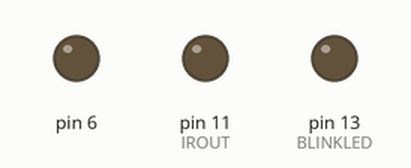
This sketch was run on a simulated Arduino Uno, built with avr-gcc and run on an emulated ATmega328P. Parts: output pins drawn as LEDs (lit = HIGH). What the sketch prints to the serial monitor is not drawn.

Above: at 0.25 s.
Timing chart, 0 to 7.1 s (numbered marks = the images above):
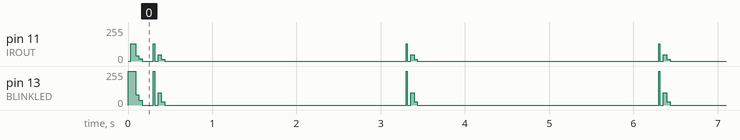

The sketch:

ir_olympus.ino
```cpp
//##main.pde
// Olympus RM-1 Infrared Transmitter for Arduino Diecimila
//
// The RM-1 remote works with a number of Olympus cameras. This program emulates the RM-1
// remote on an Arduino Diecimila.
//
// The remote only has five buttons:
//
// SHUTTER - activates the camera shutter
// W - zoom in (camera in record mode) or index display (camera in display mode)
// T - zoom out (camera in record mode) or close-up display (camera in display mode)
// MINUS - select picture (display mode W) or select section (display mode T)
// PLUS - select picture (display mode W) or select section (display mode T)
//
// The RM-1 also can send one of two codes to set the channel used:
//
// CHAN1 - use code set for channel 1
// CHAN2 - use code set for channel 2
//
// User interface:
//
// Macros are defined to implement all of the above commands using single keywords:
//
// RM1_SHUTTER
// RM1_W
// RM1_T
// RM1_PLUS
// RM1_MINUS
// RM1_CHAN1
// RM1_CHAN2
//
// This program as distributed sets the channel in setup() and simply executes the
// RM1_SHUTTER command the first time through loop().
//
// Note that these commands return before the IR code is finished transmitting,
// so successive commands should be separated by at least some delay, e.g., 100 msec.
//
// Implementation details:
//
// Two timers are used, TIMER2 and TIMER1. TIMER1 is used as the RC5 state machine clock,
// with tick length of irparams.t (e.g., 889 microseconds), the basic RC5 time unit.
// The on/off state of the IR LED carrier (pulse clock) may change on any given tick of
// this clock.
//
// TIMER2 is used to generate a square wave on OC2A (pin 11) at the frequency of the SIRCS
// pulse clock (e.g., 40 kHz). The pulse clock is modulated (turned on and off) by setting
// or clearing the COM2A0 bit of register TCCR2A. Therefore, an IR LED connected between
// pin 11 and ground is the only external circuitry needed to implement the basic IR
// transmitter.
//
// Using a high power IR LED (Vishay TSAL6100) connected this way (without a current-
// limiting resistor) results in an "on" current of about 80ma. This is within spec of
// that device (100ma max). The Arduino output pins are specced at 40ma max, so the
// current of 80ma exceeds the Arduino spec, but the duty cycle is low (50% max
// while pulsing), so it's probably OK.
//
// Joe Knapp   jmknapp AT gmail DOT com   30APR08

#include "irparams.h"

#define BLINKLED 13
#define IROUT 11    // pin 11 is OC2A output from TIMER2

#define TICKSPERUSEC ((SYSCLOCK/1000000.)/PRESCALE)
#define mark() (irparams.irledstate = 1)
#define space() (irparams.irledstate = 0)

// xmitter states
#define START       1
#define STOP        2
#define IDLE        3
#define REXMIT      4
#define CODE        5
#define SENDONE     6
#define SENDZERO    7
#define STARTSPACE  8
#define REMARK      9
#define RESPACE     10
#define REBIT       11

// Camera-control macros
#define RM1_SHUTTER (button(SHUTTER,1))
#define RM1_W (button(W,1))
#define RM1_T (button(T,1))
#define RM1_PLUS (button(PLUS,1))
#define RM1_MINUS (button(MINUS,1))
#define RM1_CHAN1 (setchannel(CHAN1))
#define RM1_CHAN2 (setchannel(CHAN2))

// Pulse clock interrupt uses 16-bit TIMER1
#define INIT_TIMER_COUNT1 (65536 - (int)(TICKSPERUSEC*irparams.t))
#define RESET_TIMER1 TCNT1 = INIT_TIMER_COUNT1

// defines for setting and clearing register bits
#ifndef cbi
#define cbi(sfr, bit) (_SFR_BYTE(sfr) &= ~_BV(bit))
#endif
#ifndef sbi
#define sbi(sfr, bit) (_SFR_BYTE(sfr) |= _BV(bit))
#endif

// function prototypes
void button(byte buttonid, int n) ;
void brand(byte brandcode) ;
uint8_t timer2top(unsigned int freq) ;
unsigned long buttoncode(byte buttonid) ;
void setchannel(byte chan) ;

// state machine variables
struct rbutton {
  byte id ;
  unsigned long code ;   // button codes can be up to 32 bits
} ;
struct {
  byte xmitstate ;
  byte returnstate ;
  byte timer ; ;
  byte sendflag ;
  byte retransmit ;
  byte codelen ;
  byte bitcounter ;
  byte nbuttons ;
  byte blinkstate ;
  byte irledstate ;
  byte chan ;
  byte click ;
  unsigned long button ;
  unsigned long code1 ;
  unsigned long mask32 ;
  unsigned int t ;
  unsigned int unit ;
  struct rbutton buttons[MAXBUTTONS] ;
} irparams ;

void setup() {
  Serial.begin(9600) ;
  Serial.println("XMITIR 0.0.0.1a") ;

  cbi(TCCR2A,COM2A1) ; // disconnect OC2A for now (COM2A0 = 0)
  cbi(TCCR2A,COM2A0) ;

  cbi(TCCR2B,WGM22) ;  // CTC mode for TIMER2
  sbi(TCCR2A,WGM21) ;
  cbi(TCCR2A,WGM20) ;

  TCNT2 = 0 ;

  cbi(ASSR,AS2) ;  // use system clock for timer 2

  OCR2A = 255 ;   // set TOP to 255 for now

  cbi(TCCR2B,CS22) ;  // TIMER2 prescale = 1
  cbi(TCCR2B,CS21) ;
  sbi(TCCR2B,CS20) ;

  cbi(TCCR2B,FOC2A) ;  // clear forced output compare bits
  cbi(TCCR2B,FOC2B) ;

  pinMode(IROUT, OUTPUT) ;  // set OC2A to OUPUT
  pinMode(BLINKLED, OUTPUT) ;
  digitalWrite(BLINKLED, HIGH) ;

  DDRD |= B01000000 ;  // set pin 6 as output

  // setup pulse clock timer interrupt
  TCCR1A = 0;  // normal mode

  //Prescale /8 (16M/8 = 0.5 microseconds per tick)
  // Therefore, the timer interval can range from 0.5 to 128 microseconds
  // depending on the reset value (255 to 0)
  cbi(TCCR1B,CS12) ;
  sbi(TCCR1B,CS11) ;
  cbi(TCCR1B,CS10) ;

  //Timer1 Overflow Interrupt Enable
  sbi(TIMSK1,TOIE1) ;

  RESET_TIMER1;

  sei();  // enable interrupts

  // initialize some state machine variables
  irparams.sendflag = 0 ;
  irparams.blinkstate = HIGH ;
  irparams.xmitstate = IDLE ;

  brand(OLYMPUSRM1) ;  // set device params
  setchannel(irparams.chan) ;  // send set channel code to camera
}

// main loop
void loop() {
  static byte first = 1 ;
  if (first) {
    digitalWrite(BLINKLED, HIGH) ;  // flash the LED briefly
    delay(100) ;
    digitalWrite(BLINKLED, LOW) ;
    RM1_SHUTTER ;
    delay(2900);
//    first = 0 ;
  }
}

// xmit state machine
// Extended NEC protocol: START + UNIT + BUTTON + CHAN + ^BUTTON + ^CHAN + STOP
ISR(TIMER1_OVF_vect) {
  RESET_TIMER1;

  irparams.click++ ;

  switch(irparams.xmitstate) {
    case START:
      if (irparams.timer == HEADERMARK) {   // if first time through
        irparams.code1 = (unsigned long)irparams.chan << BUTTONLENGTH | (unsigned long)irparams.button ;  // CHAN/BUTTON
        irparams.code1 ^= 0xff ;    // ^CHAN/^BUTTON
        irparams.code1 <<= (BUTTONLENGTH + CHANLENGTH) ;
        irparams.code1 |= (unsigned long)irparams.chan << BUTTONLENGTH | (unsigned long)irparams.button ;  // ^CHAN/^BUTTON/CHAN/BUTTON
        irparams.code1 <<= UNITLENGTH ;
        irparams.code1 |= irparams.unit ;   // ^CHAN/^BUTTON/CHAN/BUTTON/UNIT
//printf("0x%x\n",irparams.code1) ;

        irparams.mask32 = 0x1 ;    // point to first bit (LSB)
        irparams.codelen = CODELENGTH ;
        mark() ;   // send START mark
      }

      irparams.timer-- ;
      if (irparams.timer == 0) {
        irparams.xmitstate = STARTSPACE ;
        irparams.timer = HEADERSPACE ;
        space() ;   // send START space
      }
      break ;
    case STARTSPACE:
       irparams.timer-- ;
       if (irparams.timer == 0) {
        irparams.xmitstate = CODE ;  // done sending START space, go to CODE
        irparams.bitcounter = 0 ;
       }
       break ;
    case CODE:
      if (irparams.bitcounter == irparams.codelen) {  // if done xmitting code bits
        mark() ;    // stop bit
        irparams.xmitstate = STOP ;
      }
      else {  // more bits to send
        irparams.returnstate = CODE ;
        if (irparams.code1 & irparams.mask32) {  // send ONE bit
          irparams.timer = ONELENGTH ;
          irparams.xmitstate = SENDONE ;
          mark() ;
        }
        else {   // send ZERO bit
          irparams.timer = ZEROLENGTH ;
          irparams.xmitstate = SENDZERO ;
          mark() ;
        }
        irparams.bitcounter++ ;
        irparams.mask32 <<= 1 ;  // point to next bit
      }
      break ;
    case STOP:
      space() ;   // end STOP bit
      if (irparams.retransmit) {  // check for retransmit
        irparams.xmitstate = REXMIT ;
        irparams.sendflag = 0 ;
      }
      else {  // no more retransmissions, go back to IDLE
        irparams.xmitstate = IDLE ;
        irparams.sendflag = 0 ;
        space() ;
      }
      break ;
    case IDLE:
      // check sendflag
      if (irparams.sendflag) {
        irparams.xmitstate = START ;
        irparams.timer = HEADERMARK ;
        irparams.click = 0 ;
      }
      break ;
    case SENDONE:
      if (irparams.timer == ONELENGTH)   // if first time through, terminate MARK
        space() ;
      irparams.timer-- ;
      if (irparams.timer == 1)     // back to state CODE
        irparams.xmitstate = irparams.returnstate ;
     break ;
   case SENDZERO:
     if (irparams.timer == ZEROLENGTH)  // if first time through, terminate MARK
       space() ;
     irparams.timer-- ;
      if (irparams.timer == 1)
        irparams.xmitstate = irparams.returnstate ;
     break ;
   case REXMIT:
     if (irparams.click >= RETRANSGAP) {  // wait for interrupt click counter to equal RETRANSGAP
       irparams.sendflag = 1 ;
       irparams.xmitstate = REMARK ;
       irparams.timer = RETRANSMARK ;
       irparams.retransmit-- ;
       mark() ;   // begin retansmission start pulse
       irparams.click = 0 ;
     }
     break ;
   case REMARK:
     irparams.timer-- ;
     if (irparams.timer == 0) {
       irparams.xmitstate = RESPACE ;
       irparams.timer = RETRANSSPACE ;
       space() ;  // begin retransmission space
     }
     break ;
   case RESPACE:
     irparams.timer-- ;
     if (irparams.timer == 0) {
       mark() ;   // start retransmission bit
       irparams.xmitstate = REBIT ;
     }
     break ;
   case REBIT:
     space() ;  // end retransmission bit
     irparams.xmitstate = STOP ;
     break ;
  }

  // update LEDs
  if (irparams.irledstate) {
    digitalWrite(BLINKLED, HIGH) ;
    sbi(TCCR2A,COM2A0) ;   // connect pulse clock
  }
  else {
    digitalWrite(BLINKLED, LOW) ;
    cbi(TCCR2A,COM2A0) ;   // disconnect pulse clock
  }
}
// end SIRCS state machine

// send code for given buttonid, repeat n times
void button(byte buttonid, int n)
{
  irparams.button = buttoncode(buttonid) ;  // get code
  irparams.retransmit = n - 1;
  irparams.sendflag = 1;     // flag for the ISR to send irparams.button
}

// return ir code for given buttonid
unsigned long buttoncode(byte buttonid)
{
  int i ;
  byte found ;

  i = 0 ;
  found = 0 ;
  while (!found && (i < irparams.nbuttons)) {
    if (buttonid == irparams.buttons[i].id) {
      found = 1 ;
    }
    else
      i++ ;
  }
  if (found)
    return(irparams.buttons[i].code) ;
  else
    return(0) ;   // ERROR
}

// set parameters for given brand
void brand(byte brandcode)
{
  int i ;
  switch(brandcode) {
    case OLYMPUSRM1:
      OCR2A = timer2top(OLYMPUSRM1_PULSECLOCK) ;  // sets TOP value for TIMER2
      irparams.unit = OLYMPUSRM1_UNIT ;
      irparams.t = OLYMPUSRM1_T ;
      irparams.chan = OLYMPUSRM1_CHANNEL ;

      // buttons
      irparams.nbuttons = 0 ;
      irparams.buttons[irparams.nbuttons].id = OLYMPUSRM1_B01 ;
      irparams.buttons[irparams.nbuttons++].code = OLYMPUSRM1_C01 ;
      irparams.buttons[irparams.nbuttons].id = OLYMPUSRM1_B02 ;
      irparams.buttons[irparams.nbuttons++].code = OLYMPUSRM1_C02 ;
      irparams.buttons[irparams.nbuttons].id = OLYMPUSRM1_B03 ;
      irparams.buttons[irparams.nbuttons++].code = OLYMPUSRM1_C03 ;
      irparams.buttons[irparams.nbuttons].id = OLYMPUSRM1_B04 ;
      irparams.buttons[irparams.nbuttons++].code = OLYMPUSRM1_C04 ;
      irparams.buttons[irparams.nbuttons].id = OLYMPUSRM1_B05 ;
      irparams.buttons[irparams.nbuttons++].code = OLYMPUSRM1_C05 ;
      irparams.buttons[irparams.nbuttons].id = OLYMPUSRM1_B06 ;
      irparams.buttons[irparams.nbuttons++].code = OLYMPUSRM1_C06 ;
      break ;
    default:
      break ;
  }
}

// return TIMER2 TOP value per given desired frequency (Hz)
uint8_t timer2top(unsigned int freq)
{
  return((byte)((unsigned long)SYSCLOCK/2/freq) - 1) ;
}

void setchannel(byte chan)
{
  irparams.chan = CHAN1 ;  // channel-set codes are always on channel 1
  switch(chan) {
    case CHAN1:
      button(SETCHAN1,1) ;
      break ;
    case CHAN2:
      button(SETCHAN2,1) ;
      break ;
  }
  delay(200) ;   // wait for code to be sent
  irparams.chan = chan ;  // set new channel in irparams
}
```

irparams.h
```cpp
// brands
#define OLYMPUSRM1 1

#define MAXBUTTONS 8   // note: each button takes up sizeof(rbutton) bytes RAM

#define CHAN1 0x0
#define CHAN2 0x1

// Basic timing paramters (probably don't need to change)
#define SYSCLOCK 16000000  // main system clock (Hz)
#define PRESCALE 8       // TIMER1 prescale value (state machine clock)
#define OLYMPUSRM1_PULSECLOCK 38000  // Hz
#define OLYMPUSRM1_T           560   // microseconds
#define OLYMPUSRM1_CHANNEL     CHAN1
// end timing parameters

// extended NEC protocol
// unit is 16 bits in length
// button command is 16 bits, 8 data and 8 complemented dsta
// The 8 data bits are split up into 4 command bits and 4 channel bits

#define HEADERMARK  16  // T units
#define HEADERSPACE 8
#define HEADERLENGTH 24
#define ONELENGTH 4
#define ZEROLENGTH 2
#define RETRANSGAP 191
#define RETRANSMARK 16
#define RETRANSSPACE 4
#define CODELENGTH 32    // bits

#define BUTTONLENGTH 7   // bits
#define CHANLENGTH 1
#define UNITLENGTH 16

// unit code:
#define OLYMPUSRM1_UNIT 0x3b86 // OLYMPUS RM-1 remote

// buttons
#define OLYMPUSRM1_B01 SHUTTER     // button id (defined below)
#define OLYMPUSRM1_C01 0x1         // RM-1 button code
#define OLYMPUSRM1_B02 W
#define OLYMPUSRM1_C02 0x2
#define OLYMPUSRM1_B03 T
#define OLYMPUSRM1_C03 0x3
#define OLYMPUSRM1_B04 MINUS
#define OLYMPUSRM1_C04 0x4
#define OLYMPUSRM1_B05 PLUS
#define OLYMPUSRM1_C05 0x5
#define OLYMPUSRM1_B06 SETCHAN1
#define OLYMPUSRM1_C06 0x7e
#define OLYMPUSRM1_B07 SETCHAN2
#define OLYMPUSRM1_C07 0x7f

// button labels
#define SHUTTER    0
#define W          1
#define T          2
#define MINUS      3
#define PLUS       4
#define SETCHAN1   5
#define SETCHAN2   6
```
